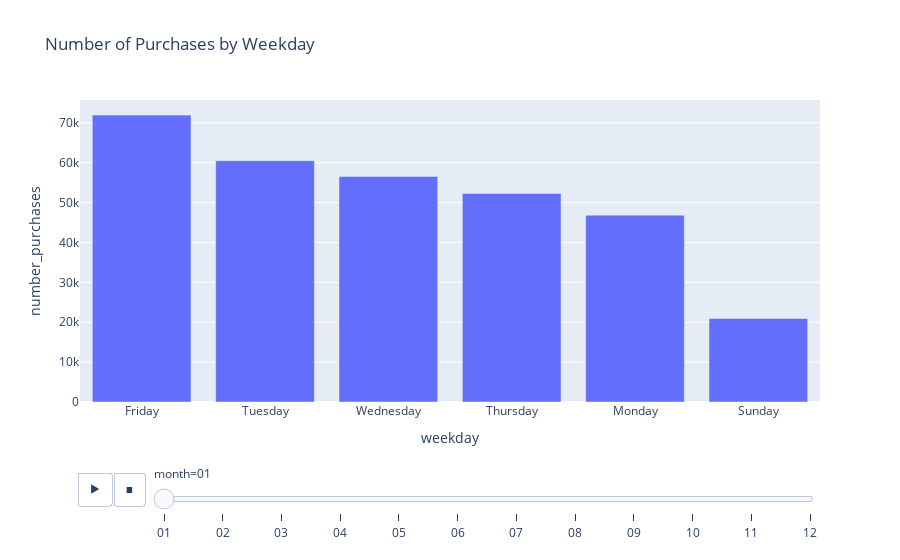

Notebook code cell kept with this figure:
### Code cell
fig = px.bar(quantity_by_day, x="weekday", y="number_purchases", animation_frame="month", 
             title = 'Number of Purchases by Weekday')
fig.show()

### Figure 1 — Plotly figure (JSON) as saved in the notebook; plotly's stock layout.template omitted (floating-point values rounded to 4 significant figures)
{"data": [{"alignmentgroup": "True", "hovertemplate": "month=01<br>weekday=%{x}<br>number_purchases=%{y}<extra></extra>", "legendgroup": "", "marker": {"color": "#636efa", "pattern": {"shape": ""}}, "name": "", "offsetgroup": "", "orientation": "v", "showlegend": false, "textposition": "auto", "type": "bar", "x": ["Friday", "Tuesday", "Wednesday", "Thursday", "Monday", "Sunday"], "xaxis": "x", "y": [71918, 60489, 56530, 52269, 46837, 20923], "yaxis": "y"}], "layout": {"barmode": "relative", "legend": {"tracegroupgap": 0}, "sliders": [{"active": 0, "currentvalue": {"prefix": "month="}, "len": 0.9, "pad": {"b": 10, "t": 60}, "steps": [{"args": [["01"], {"frame": {"duration": 0, "redraw": true}, "fromcurrent": true, "mode": "immediate", "transition": {"duration": 0, "easing": "linear"}}], "label": "01", "method": "animate"}, {"args": [["02"], {"frame": {"duration": 0, "redraw": true}, "fromcurrent": true, "mode": "immediate", "transition": {"duration": 0, "easing": "linear"}}], "label": "02", "method": "animate"}, {"args": [["03"], {"frame": {"duration": 0, "redraw": true}, "fromcurrent": true, "mode": "immediate", "transition": {"duration": 0, "easing": "linear"}}], "label": "03", "method": "animate"}, {"args": [["04"], {"frame": {"duration": 0, "redraw": true}, "fromcurrent": true, "mode": "immediate", "transition": {"duration": 0, "easing": "linear"}}], "label": "04", "method": "animate"}, {"args": [["05"], {"frame": {"duration": 0, "redraw": true}, "fromcurrent": true, "mode": "immediate", "transition": {"duration": 0, "easing": "linear"}}], "label": "05", "method": "animate"}, {"args": [["06"], {"frame": {"duration": 0, "redraw": true}, "fromcurrent": true, "mode": "immediate", "transition": {"duration": 0, "easing": "linear"}}], "label": "06", "method": "animate"}, {"args": [["07"], {"frame": {"duration": 0, "redraw": true}, "fromcurrent": true, "mode": "immediate", "transition": {"duration": 0, "easing": "linear"}}], "label": "07", "method": "animate"}, {"args": [["08"], {"frame": {"duration": 0, "redraw": true}, "fromcurrent": true, "mode": "immediate", "transition": {"duration": 0, "easing": "linear"}}], "label": "08", "method": "animate"}, {"args": [["09"], {"frame": {"duration": 0, "redraw": true}, "fromcurrent": true, "mode": "immediate", "transition": {"duration": 0, "easing": "linear"}}], "label": "09", "method": "animate"}, {"args": [["10"], {"frame": {"duration": 0, "redraw": true}, "fromcurrent": true, "mode": "immediate", "transition": {"duration": 0, "easing": "linear"}}], "label": "10", "method": "animate"}, {"args": [["11"], {"frame": {"duration": 0, "redraw": true}, "fromcurrent": true, "mode": "immediate", "transition": {"duration": 0, "easing": "linear"}}], "label": "11", "method": "animate"}, {"args": [["12"], {"frame": {"duration": 0, "redraw": true}, "fromcurrent": true, "mode": "immediate", "transition": {"duration": 0, "easing": "linear"}}], "label": "12", "method": "animate"}], "x": 0.1, "xanchor": "left", "y": 0, "yanchor": "top"}], "title": {"text": "Number of Purchases by Weekday"}, "updatemenus": [{"buttons": [{"args": [null, {"frame": {"duration": 500, "redraw": true}, "fromcurrent": true, "mode": "immediate", "transition": {"duration": 500, "easing": "linear"}}], "label": "&#9654;", "method": "animate"}, {"args": [[null], {"frame": {"duration": 0, "redraw": true}, "fromcurrent": true, "mode": "immediate", "transition": {"duration": 0, "easing": "linear"}}], "label": "&#9724;", "method": "animate"}], "direction": "left", "pad": {"r": 10, "t": 70}, "showactive": false, "type": "buttons", "x": 0.1, "xanchor": "right", "y": 0, "yanchor": "top"}], "xaxis": {"anchor": "y", "domain": [0, 1], "title": {"text": "weekday"}}, "yaxis": {"anchor": "x", "domain": [0, 1], "title": {"text": "number_purchases"}}}}
